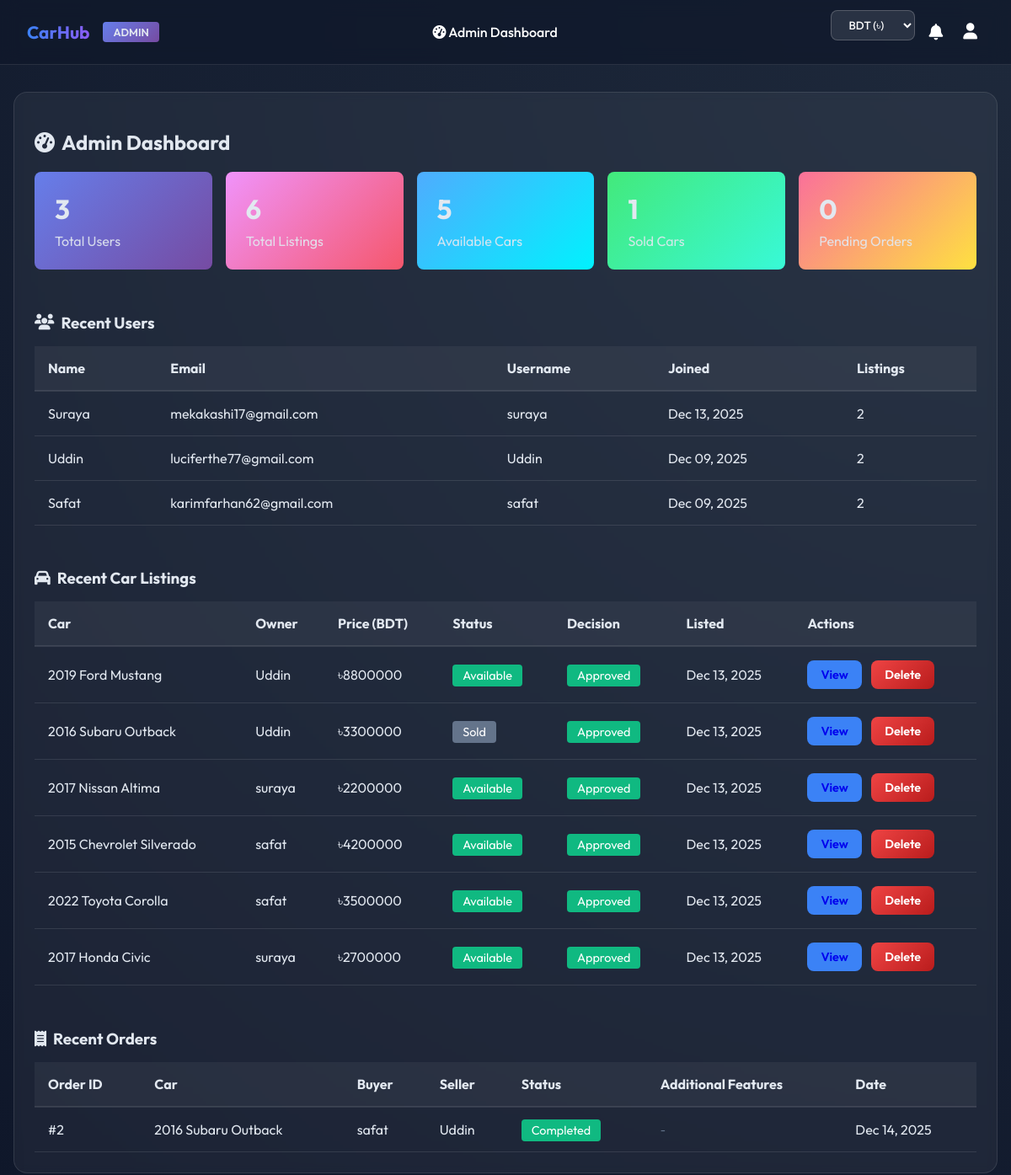
The page /admin-dashboard/ (signed in) on the database as committed earlier.
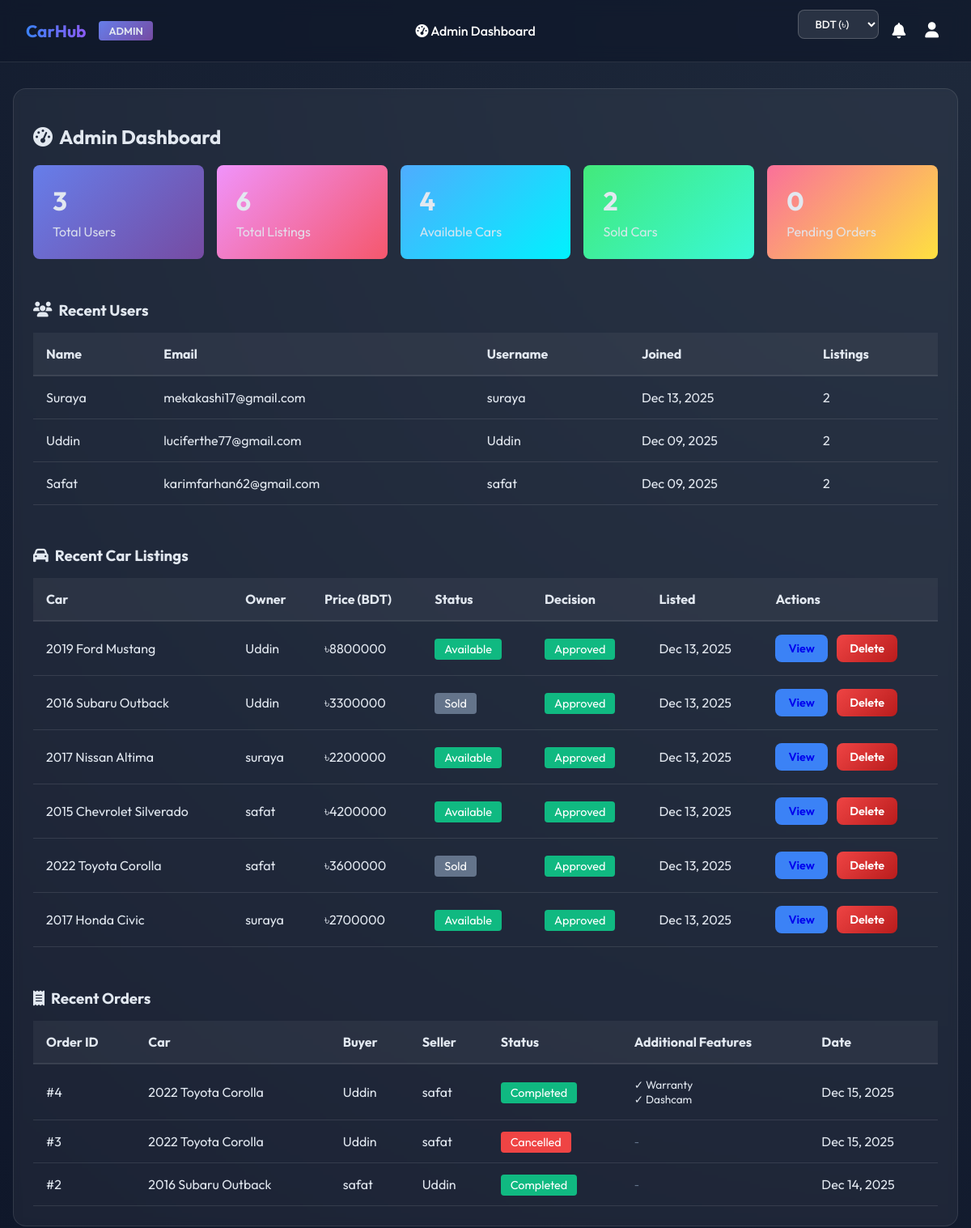
The same page on the database as committed later.
### cars/models.py (models this page shows, shortened)
class Car(models.Model):
    CAR_TYPES = (
        ('sedan', 'Sedan'),
        ('suv', 'SUV'),
        ('truck', 'Truck'),
        ('coupe', 'Coupe'),
    )
    make = models.CharField(max_length=100)
    model = models.CharField(max_length=100)
    year = models.IntegerField()
    price = models.DecimalField(max_digits=10, decimal_places=2)
    mileage = models.IntegerField()
    car_type = models.CharField(max_length=20, choices=CAR_TYPES)
    status = models.CharField(max_length=20, default='available') # available, sold
    approval_status = models.CharField(max_length=20, default='pending') # pending, approved, rejected
    owner = models.ForeignKey(User, on_delete=models.CASCADE)
    created_at = models.DateTimeField(auto_now_add=True)
    contact_email = models.EmailField(blank=True, null=True)
    contact_whatsapp = models.CharField(max_length=20, blank=True, null=True)
    registration_paper = models.FileField(upload_to='registration_papers/', blank=True, null=True)
    followers = models.ManyToManyField(User, related_name='followed_cars', blank=True)

class Order(models.Model):
    STATUS_CHOICES = (
        ('pending', 'Pending'),
        ('completed', 'Completed'),
        ('cancelled', 'Cancelled'),
    )
    buyer = models.ForeignKey(User, on_delete=models.CASCADE, related_name='orders')
    car = models.ForeignKey(Car, on_delete=models.CASCADE, related_name='orders')
    status = models.CharField(max_length=20, choices=STATUS_CHOICES, default='pending')
    created_at = models.DateTimeField(auto_now_add=True)
    has_warranty = models.BooleanField(default=False)
    has_dashcam = models.BooleanField(default=False)
    has_seatcovers = models.BooleanField(default=False)
    has_tinting = models.BooleanField(default=False)
    total_price = models.DecimalField(max_digits=10, decimal_places=2, default=0)

### cars/views.py (the view)
# urls.py: path('admin-dashboard/', views.admin_dashboard, name='admin_dashboard'),
@login_required
def admin_dashboard(request):
    if not request.user.is_superuser:
        messages.error(request, "You do not have permission to access the admin dashboard.")
        return redirect('home')
    from django.db.models import Count
    total_users = User.objects.filter(is_superuser=False).count()
    total_cars = Car.objects.count()
    available_cars = Car.objects.filter(status='available').count()
    sold_cars = Car.objects.filter(status='sold').count()
    pending_orders = Order.objects.filter(status='pending').count()
    recent_users = User.objects.filter(is_superuser=False).annotate(car_count=Count('car')).order_by('-date_joined')[:10]
    recent_users_data = [{'user': user, 'car_count': user.car_count} for user in recent_users]
    recent_cars = Car.objects.all().order_by('-created_at')[:10]
    recent_orders = Order.objects.all().order_by('-created_at')[:10]
    return render(request, 'cars/admin_dashboard.html', {
        'total_users': total_users,
        'total_cars': total_cars,
        'available_cars': available_cars,
        'sold_cars': sold_cars,
        'pending_orders': pending_orders,
        'recent_users': recent_users_data,
        'recent_cars': recent_cars,
        'recent_orders': recent_orders,
    })

### cars/templatetags/notification_tags.py (called while the page is built)
@register.simple_tag(takes_context=True)
def unread_notifications_count(context):
    request = context.get('request')
    if request and request.user.is_authenticated:
        return Notification.objects.filter(user=request.user, is_read=False).count()
    return 0

### cars/templates/cars/admin_dashboard.html (shortened to what the changed rows need)
<!DOCTYPE html>
{% extends 'cars/base.html' %}
{% block content %}
<div class="card" style="max-width: 1200px; margin: 0 auto;">
    <h2 style="display: flex; align-items: center; gap: 0.5rem;">
        <i class="fa-solid fa-gauge-high"></i> Admin Dashboard
    </h2>
    <div style="display: grid; grid-template-columns: repeat(auto-fit, minmax(200px, 1fr)); gap: 1rem; margin-bottom: 2rem;">
        <div style="background: linear-gradient(135deg, #4facfe 0%, #00f2fe 100%); padding: 1.5rem; border-radius: 0.5rem;">
            <h3 style="font-size: 2rem; margin: 0;">{{ available_cars }}</h3>
            <p style="margin: 0.5rem 0 0 0; opacity: 0.9;">Available Cars</p>
        </div>
        <div style="background: linear-gradient(135deg, #43e97b 0%, #38f9d7 100%); padding: 1.5rem; border-radius: 0.5rem;">
            <h3 style="font-size: 2rem; margin: 0;">{{ sold_cars }}</h3>
            <p style="margin: 0.5rem 0 0 0; opacity: 0.9;">Sold Cars</p>
        </div>
    </div>
    <div style="margin-bottom: 2rem;">
        <div style="overflow-x: auto;">
            <table style="width: 100%; border-collapse: collapse;">
                <thead>
                    <tr style="background: rgba(255,255,255,0.05); border-bottom: 2px solid var(--glass-border);">
                        <th style="padding: 1rem; text-align: left;">Name</th>
                        <th style="padding: 1rem; text-align: left;">Email</th>
                        <th style="padding: 1rem; text-align: left;">Username</th>
                        <th style="padding: 1rem; text-align: left;">Joined</th>
                        <th style="padding: 1rem; text-align: left;">Listings</th>
                    </tr>
                </thead>
                <tbody>
                    {% for user_data in recent_users %}
                    <tr style="border-bottom: 1px solid var(--glass-border);">
                        <td style="padding: 1rem;">{{ user_data.user.first_name }}</td>
                        <td style="padding: 1rem;">{{ user_data.user.email }}</td>
                        <td style="padding: 1rem;">{{ user_data.user.username }}</td>
                        <td style="padding: 1rem;">{{ user_data.user.date_joined|date:"M d, Y" }}</td>
                        <td style="padding: 1rem;">{{ user_data.car_count }}</td>
                    </tr>
                    {% empty %}
                    <tr>
                        <td colspan="5" style="padding: 1rem; text-align: center; color: #94a3b8;">No users found</td>
                    </tr>
                    {% endfor %}
                </tbody>
            </table>
        </div>
    </div>
    <div style="margin-bottom: 2rem;">
        <div style="overflow-x: auto;">
            <table style="width: 100%; border-collapse: collapse;">
                <thead>
                    <tr style="background: rgba(255,255,255,0.05); border-bottom: 2px solid var(--glass-border);">
                        <th style="padding: 1rem; text-align: left;">Car</th>
                        <th style="padding: 1rem; text-align: left;">Owner</th>
                        <th style="padding: 1rem; text-align: left;">Price (BDT)</th>
                        <th style="padding: 1rem; text-align: left;">Status</th>
                        <th style="padding: 1rem; text-align: left;">Decision</th>
                        <th style="padding: 1rem; text-align: left;">Listed</th>
                        <th style="padding: 1rem; text-align: left;">Actions</th>
                    </tr>
                </thead>
                <tbody>
                    {% for car in recent_cars %}
                    <tr style="border-bottom: 1px solid var(--glass-border);">
                        <td style="padding: 1rem;">{{ car.year }} {{ car.make }} {{ car.model }}</td>
                        <td style="padding: 1rem;">{{ car.owner.username }}</td>
                        <td style="padding: 1rem;">৳{{ car.price|floatformat:0 }}</td>
                        <td style="padding: 1rem;">
                            {% if car.status == 'available' %}
                            <span style="padding: 0.25rem 0.75rem; border-radius: 0.25rem; font-size: 0.9rem; background: #10b981; color: white;">
                                {{ car.status|title }}
                            </span>
                            {% else %}
                            <span style="padding: 0.25rem 0.75rem; border-radius: 0.25rem; font-size: 0.9rem; background: #64748b; color: white;">
                                {{ car.status|title }}
                            </span>
                            {% endif %}
                        </td>
                        <td style="padding: 1rem;">
                            {% if car.approval_status == 'approved' %}
                            <span style="padding: 0.25rem 0.75rem; border-radius: 0.25rem; font-size: 0.9rem; background: #10b981; color: white;">
                                Approved
                            </span>
                            {% elif car.approval_status == 'rejected' %}
                            <span style="padding: 0.25rem 0.75rem; border-radius: 0.25rem; font-size: 0.9rem; background: #ef4444; color: white;">
                                Rejected
                            </span>
                            {% else %}
                            <span style="padding: 0.25rem 0.75rem; border-radius: 0.25rem; font-size: 0.9rem; background: #f59e0b; color: white;">
                                Pending
                            </span>
                            {% endif %}
                        </td>
                        <td style="padding: 1rem;">{{ car.created_at|date:"M d, Y" }}</td>
                        <td style="padding: 1rem;">
                            <a href="{% url 'car_detail' car.id %}" class="btn" style="background: var(--primary-color); padding: 0.5rem 1rem; font-size: 0.9rem; display: inline-block;">View</a>
                            <a href="{% url 'delete_car' car.id %}" class="btn btn-danger" style="padding: 0.5rem 1rem; font-size: 0.9rem; display: inline-block; margin-left: 0.5rem;" onclick="return confirm('Are you sure you want to delete this car listing?')">Delete</a>
                        </td>
                    </tr>
                    {% empty %}
                    <tr>
                        <td colspan="7" style="padding: 1rem; text-align: center; color: #94a3b8;">No car listings found</td>
                    </tr>
                    {% endfor %}
                </tbody>
            </table>
        </div>
    </div>
    <div>
        <div style="overflow-x: auto;">
            <table style="width: 100%; border-collapse: collapse;">
                <thead>
                    <tr style="background: rgba(255,255,255,0.05); border-bottom: 2px solid var(--glass-border);">
                        <th style="padding: 1rem; text-align: left;">Order ID</th>
                        <th style="padding: 1rem; text-align: left;">Car</th>
                        <th style="padding: 1rem; text-align: left;">Buyer</th>
                        <th style="padding: 1rem; text-align: left;">Seller</th>
                        <th style="padding: 1rem; text-align: left;">Status</th>
                        <th style="padding: 1rem; text-align: left;">Additional Features</th>
                        <th style="padding: 1rem; text-align: left;">Date</th>
                    </tr>
                </thead>
                <tbody>
                    {% for order in recent_orders %}
                    <tr style="border-bottom: 1px solid var(--glass-border);">
                        <td style="padding: 1rem;">#{{ order.id }}</td>
                        <td style="padding: 1rem;">{{ order.car.year }} {{ order.car.make }} {{ order.car.model }}</td>
                        <td style="padding: 1rem;">{{ order.buyer.username }}</td>
                        <td style="padding: 1rem;">{{ order.car.owner.username }}</td>
                        <td style="padding: 1rem;">
                            {% if order.status == 'pending' %}
                            <span style="padding: 0.25rem 0.75rem; border-radius: 0.25rem; font-size: 0.9rem; background: #f59e0b; color: white;">
                                {{ order.status|title }}
                            </span>
                            {% elif order.status == 'completed' %}
                            <span style="padding: 0.25rem 0.75rem; border-radius: 0.25rem; font-size: 0.9rem; background: #10b981; color: white;">
                                {{ order.status|title }}
                            </span>
                            {% else %}
                            <span style="padding: 0.25rem 0.75rem; border-radius: 0.25rem; font-size: 0.9rem; background: #ef4444; color: white;">
                                {{ order.status|title }}
                            </span>
                            {% endif %}
                        </td>
                        <td style="padding: 1rem; font-size: 0.85rem;">
                            {% if order.has_warranty or order.has_dashcam or order.has_seatcovers or order.has_tinting %}
                                {% if order.has_warranty %}<div>✓ Warranty</div>{% endif %}
                                {% if order.has_dashcam %}<div>✓ Dashcam</div>{% endif %}
                            {% else %}
                                <span style="color: #64748b;">-</span>
                            {% endif %}
                        </td>
                        <td style="padding: 1rem;">{{ order.created_at|date:"M d, Y" }}</td>
                    </tr>
                    {% empty %}
                    <tr>
                        <td colspan="7" style="padding: 1rem; text-align: center; color: #94a3b8;">No orders found</td>
                    </tr>
                    {% endfor %}
                </tbody>
            </table>
        </div>
    </div>
</div>
{% endblock %}

Rows that differ between the two databases and show on the page:
changed Car "Toyota": price "3500000" → "3600000"; status "Available" → "Sold"
added Order: id "4", car.year "2022", car.make "Toyota", car.model "Corolla", buyer.username "Uddin", car.owner.username "safat", status "Completed", has_warranty "✓ Warranty", created_at "Dec 15, 2025"
added Order: id "3", car.year "2022", car.make "Toyota", car.model "Corolla", buyer.username "Uddin", car.owner.username "safat", status "Cancelled", created_at "Dec 15, 2025"
Other text that changed with them:
{{ available_cars }}: "5" → "4"
{{ sold_cars }}: "1" → "2"
